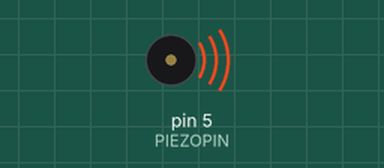
Recording of a sketch running on a simulated Arduino Uno, built with avr-gcc and run on an emulated ATmega328P. Shown: buzzer (waves = sounding).

Above: at 0.1 s.
Timing chart, 0 to 40.0 s (numbered marks = the images above):
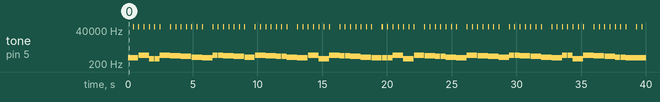

The sketch:

piezo_starter.ino
```cpp
int PIEZOPIN = 5;
int PINLIGHT = 4;

// One octave of notes between n_A4 and A5
int n_A4 = 440;
int n_As4 = 466; int note_Bn_B4 = n_As4;
int n_B4 = 494;
int n_C5 = 523;
int n_Cs5 = 554; int n_Db5 = n_Cs5;
int n_D5 = 587;
int n_Ds5 = 622; int n_Eb5 = n_Ds5;
int n_E5 = 659;
int n_F5 = 698;
int n_Fs5 = 740; int n_Gb5 = n_Fs5;
int n_G5 = 784;
int n_Gs5 = 830; int n_Ab5 = n_Gs5;

// int note_A5 = note_n_A4 * 2;
// int note_As5 = n_As4 * 2; int note_Bb5 = note_As5;
// int note_B5 = note_n_B4 * 2;

int note_rest = -1;

// note lengths defined here
long whole = 1600; // change tempo by changing duration of one measure
long half = whole / 2;
long quarter = whole / 4;
long eighth = whole / 8;
long sixteenth = whole / 16;

// WRITE YOUR SONG HERE
int song[42][2] = {{n_C5, quarter}, {n_C5, quarter}, {n_G5, quarter}, {n_G5, quarter}, {n_A4, quarter}, {n_A4, quarter}, {n_G5, half},
                           {n_F5, quarter}, {n_F5, quarter}, {n_E5, quarter}, {n_E5, quarter}, {n_D5, quarter}, {n_D5, quarter}, {n_C5, half},
                           {n_G5, quarter}, {n_G5, quarter}, {n_F5, quarter}, {n_F5, quarter}, {n_E5, quarter}, {n_E5, quarter}, {n_D5, half},
                           {n_G5, quarter}, {n_G5, quarter}, {n_F5, quarter}, {n_F5, quarter}, {n_E5, quarter}, {n_E5, quarter}, {n_D5, half},
                           {n_C5, quarter}, {n_C5, quarter}, {n_G5, quarter}, {n_G5, quarter}, {n_A4, quarter}, {n_A4, quarter}, {n_G5, half},
                           {n_F5, quarter}, {n_F5, quarter}, {n_E5, quarter}, {n_E5, quarter}, {n_D5, quarter}, {n_D5, quarter}, {n_C5, half}};

// if you want there to be silence between notes,
//   staccato should be true
bool staccato = true;

void setup() {
  pinMode(PIEZOPIN, OUTPUT);
}

void loop() {

  //PLAY YOUR SONG HERE
  for(int i = 0; i<43; i++){
    //Serial.println(song[i][i])
    tone(PIEZOPIN, song[i][0]);
    //put high here
    delay(song[i][1]);
    tone(PIEZOPIN, 65535);
    //low here
    delay(10);
  }

}
```

Measured:
- by itself, tone on pin 5 (PIEZOPIN): plays 523 Hz for 0.40 s, 65535 Hz for 0.01 s, 523 Hz for 0.40 s, 65535 Hz for 0.01 s, 784 Hz for 0.40 s, 65535 Hz for 0.01 s … (171 notes in this stretch)
